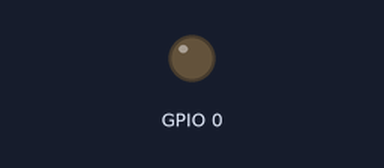
A sketch run on a simulated ESP8266 (NodeMCU). Shown: output pins drawn as LEDs (lit = HIGH). WiFi joins after 1.5 s; servers stay silent unless stated; what the sketch prints to the serial monitor is not drawn.

Above: at 4.5 s.
At 30.3 s:
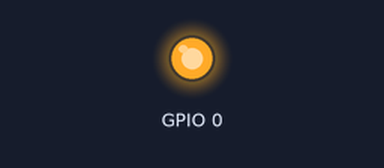
Timing chart, 0 to 39.1 s (numbered marks = the images above):
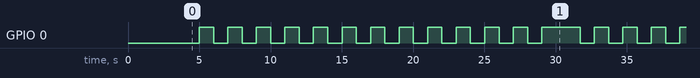

The sketch:

sketch.ino
```cpp
/**
   httpUpdate.ino

    Created on: 27.11.2015

*/

#include <Arduino.h>

#include <ESP8266WiFi.h>
#include <ESP8266WiFiMulti.h>

#include <ESP8266HTTPClient.h>
#include <ESP8266httpUpdate.h>

#define USE_SERIAL Serial

ESP8266WiFiMulti WiFiMulti;

void setup() {

  USE_SERIAL.begin(115200);
  // USE_SERIAL.setDebugOutput(true);

  USE_SERIAL.println();
  USE_SERIAL.println();
  USE_SERIAL.println();

  for (uint8_t t = 4; t > 0; t--) {
    USE_SERIAL.printf("[SETUP] WAIT %d...\n", t);
    USE_SERIAL.flush();
    delay(1000);
  }

  WiFiMulti.addAP("ssid", "pass");

  pinMode(0, OUTPUT);
}

void tryToUpdate(void);

void loop() {

  static unsigned long blinkTimestamp = 0;
  static const int interval = 1000;
  if (millis() - blinkTimestamp > interval)
  {
    static bool status = 0;
    digitalWrite(0, status);
    if (status == 0) status = 1;
    else status = 0;

    blinkTimestamp = millis();
  }
  tryToUpdate();
}

void tryToUpdate(void)
{
  static unsigned long timestamp = 0;
  static const int interval = 10000;
  if (millis() > 30000 && millis() - timestamp > interval)
  {
    timestamp = millis();

    // wait for WiFi connection
    if ((WiFiMulti.run() == WL_CONNECTED)) {

      Serial.println("Trying to fetch new binary");
    //   Serial.print("Current Version: ");
    //   Serial.println("__CODEBENDER_AUTO_VERSION__");

      t_httpUpdate_return ret = ESPhttpUpdate.update("__CODEBENDER_UPDATE_URL__", "__CODEBENDER_AUTO_VERSION__");
      //t_httpUpdate_return  ret = ESPhttpUpdate.update("https://server/file.bin");

      switch (ret) {
        case HTTP_UPDATE_FAILED:
          USE_SERIAL.printf("HTTP_UPDATE_FAILD Error (%d): %s", ESPhttpUpdate.getLastError(), ESPhttpUpdate.getLastErrorString().c_str());
          break;

        case HTTP_UPDATE_NO_UPDATES:
          USE_SERIAL.println("HTTP_UPDATE_NO_UPDATES");
          break;

        case HTTP_UPDATE_OK:
          USE_SERIAL.println("HTTP_UPDATE_OK");
          break;
      }
    }
  }
}
```

Measured:
- by itself, GPIO 0: goes 12 × (HIGH 1.0 s, LOW 1.0 s), HIGH 2.7 s, 49 × (LOW 1.0 s, HIGH 1.0 s), then LOW
- by itself, everything shown: repeats every 54.1 s, in 54 steps
